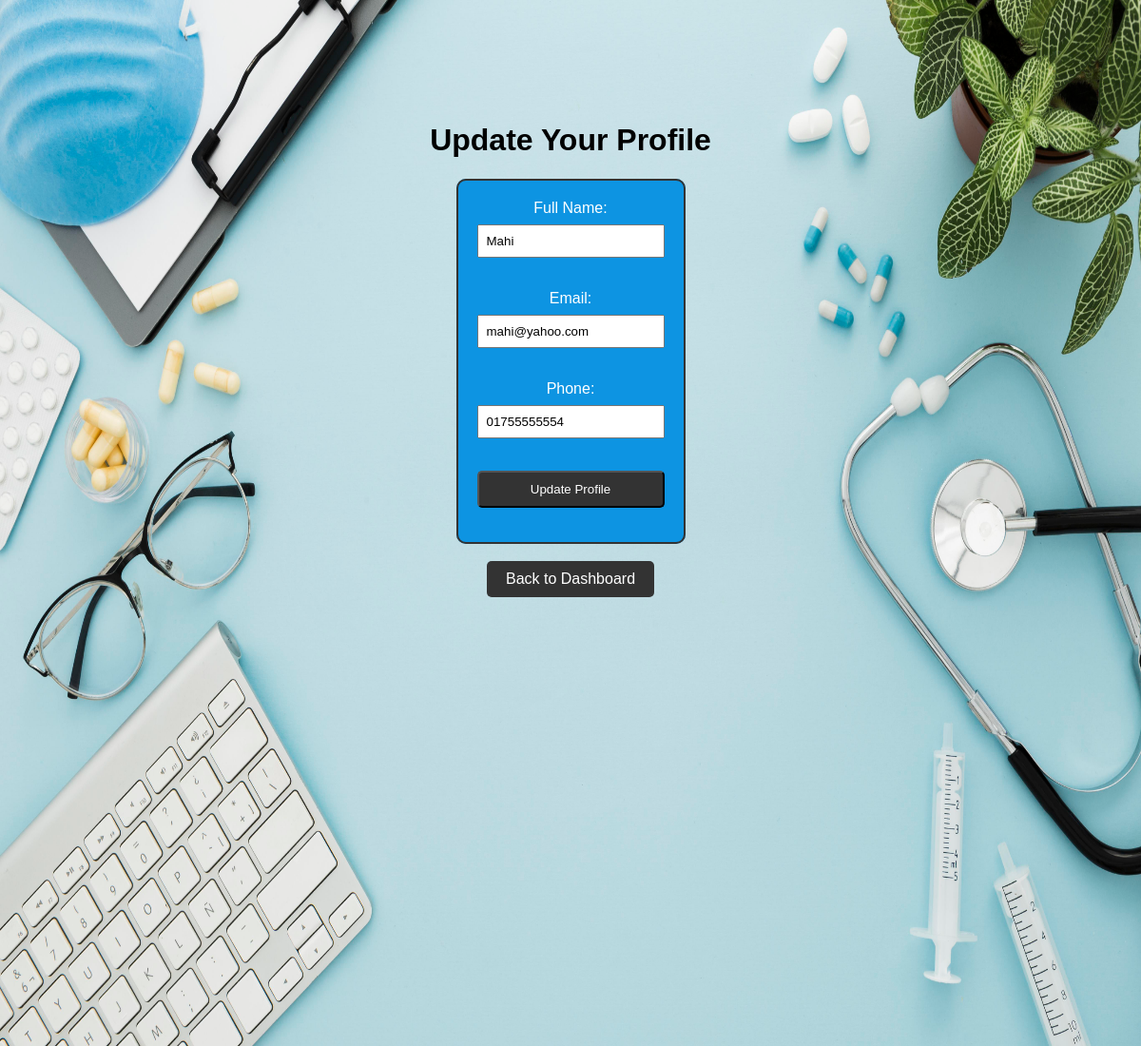
Page /views/update_profile.php (signed in) on the committed database.
### tables this page shows
CREATE TABLE `patients` (
  `id` int(11) NOT NULL,
  `username` varchar(255) NOT NULL,
  `password` varchar(255) NOT NULL,
  `name` varchar(255) NOT NULL,
  `email` varchar(255) NOT NULL,
  `phone` varchar(15) NOT NULL
);

### models/update_model.php (called while the page is built, shortened)
<?php
$patientId = $_SESSION["patient_id"];
$sql = "SELECT * FROM patients WHERE id=$patientId";
$result = $conn->query($sql);
$patient = $result->fetch_assoc();
?>

### controllers/update_controller.php (called while the page is built, shortened)
<?php
require_once "../models/db.php";
require_once "../models/update_model.php";
?>

### views/update_profile.php (the view, shortened to what this page needs)
<?php require_once "../controllers/update_controller.php"; ?>
<!DOCTYPE html>
<html lang="en">
<head>
    <link rel="stylesheet" href="../css/upstyles.css">
</head>
<body>
    <div style="background-image: url('../img/5166950.jpg');background-size: 100% 1100px; width: 100%; height: 1100px">
    <div id="header">
    <center>
        <br><br><br><br><br><br>
    <h1>Update Your Profile</h1>
    <fieldset>
    <form name="updateForm" method="post" action="<?php echo $_SERVER['PHP_SELF']; ?>" onsubmit="return validateForm();">
        <label for="name">Full Name:</label>
        <input type="text" name="name" value="<?php echo $patient['name']; ?>"><br><br>
        <label for="email">Email:</label>
        <input type="email" name="email" value="<?php echo $patient['email']; ?>"><br><br>
        <label for="phone">Phone:</label>
        <input type="tel" name="phone" value="<?php echo $patient['phone']; ?>"><br><br>
        <input type="submit" value="Update Profile"><br>
    </form>
    </fieldset>
    <br><a href="dashboard.php">Back to Dashboard</a>
    </center>
</body>
</html>

### css/upstyles.css (style rules this page uses)
body { font-family: 'Arial', sans-serif; margin: 0; padding: 0; }
#header { color: white; }
center { display: flex; flex-direction: column; align-items: center; justify-content: center; }
h1 { color: rgb(0, 0, 0); }
fieldset { border: 2px solid #333; padding: 20px; border-radius: 10px; background-color: rgb(13, 148, 226); }
label { display: block; margin-bottom: 8px; }
input { width: 100%; padding: 8px; margin-bottom: 16px; box-sizing: border-box; }
input[type="submit"] { text-decoration: none; color: #4285f4; display: inline-block; padding: 10px 20px; background-color: #333; color: #fff; border-radius: 5px; transition: background-color 0.3s; }
a { text-decoration: none; color: #4285f4; display: inline-block; padding: 10px 20px; background-color: #333; color: #fff; border-radius: 5px; transition: background-color 0.3s; }

### rows in the picture
patients: name "Mahi", email "mahi@yahoo.com", phone "01755555554"
